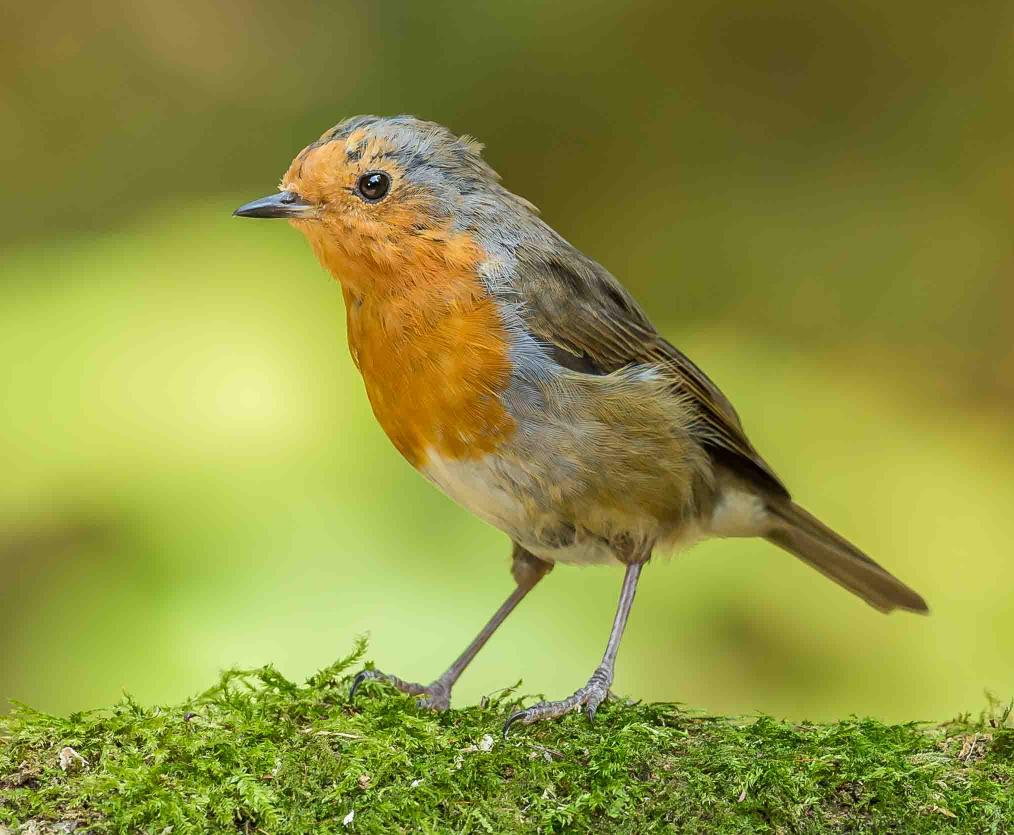
#> input picture robin.jpg, 2028 x 1670 px (shown at 1/2 size)
$ python 8.rotation.py
#> lines starting #> are read from the running program, lines starting #| are printed output that depends on the picture
import cv2
import numpy as np
img=cv2.imread('robin.jpg',1)
#> img is the input picture: shape (1670, 2028, 3); mean B, G, R 62.7, 146.2, 142.6
height,width=img.shape[:2]
#> height = 1670; width = 2028
quarter_h,quarter_w=height/4,width/4
#> quarter_h = 417.5; quarter_w = 507
r_mat=cv2.getRotationMatrix2D((width/2,height/2),90,1)
rotated_img=cv2.warpAffine(img,r_mat,(height,width))
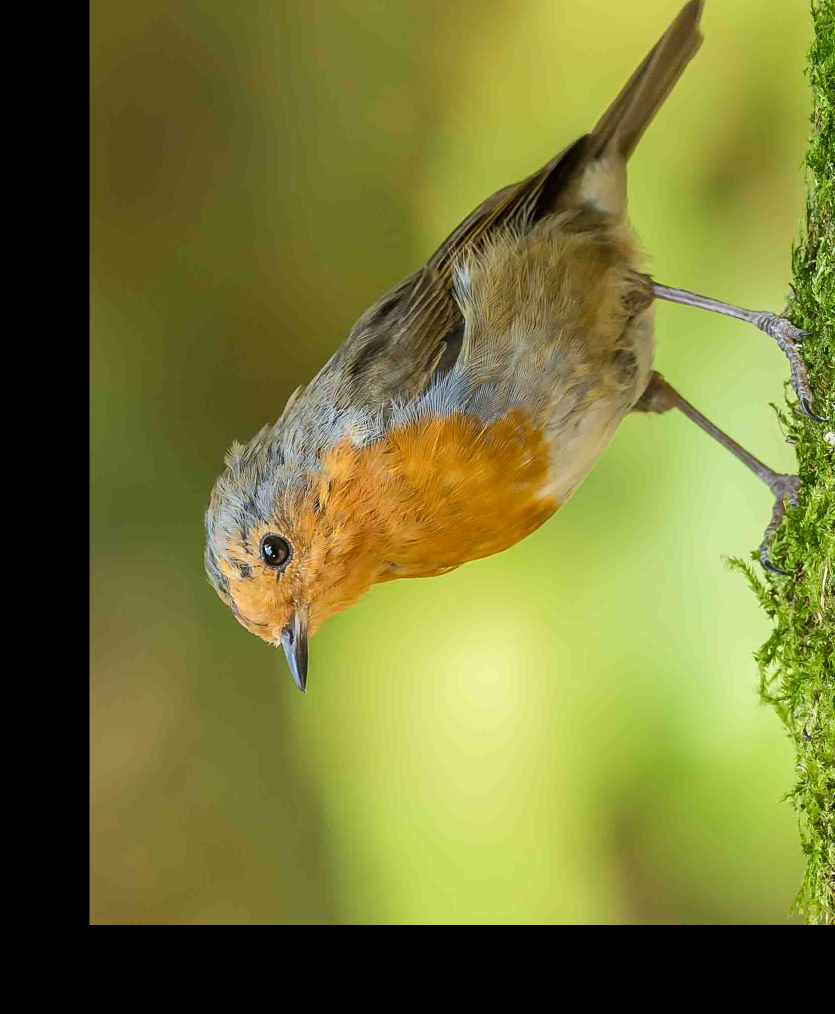
#> rotated_img: shape (2028, 1670, 3) (shown at 1/2 size); mean B, G, R 53.5, 120.7, 119.2
cv2.imshow('Image Window',rotated_img)

k=cv2.waitKey(100000)
#> (key Esc is pressed here)
